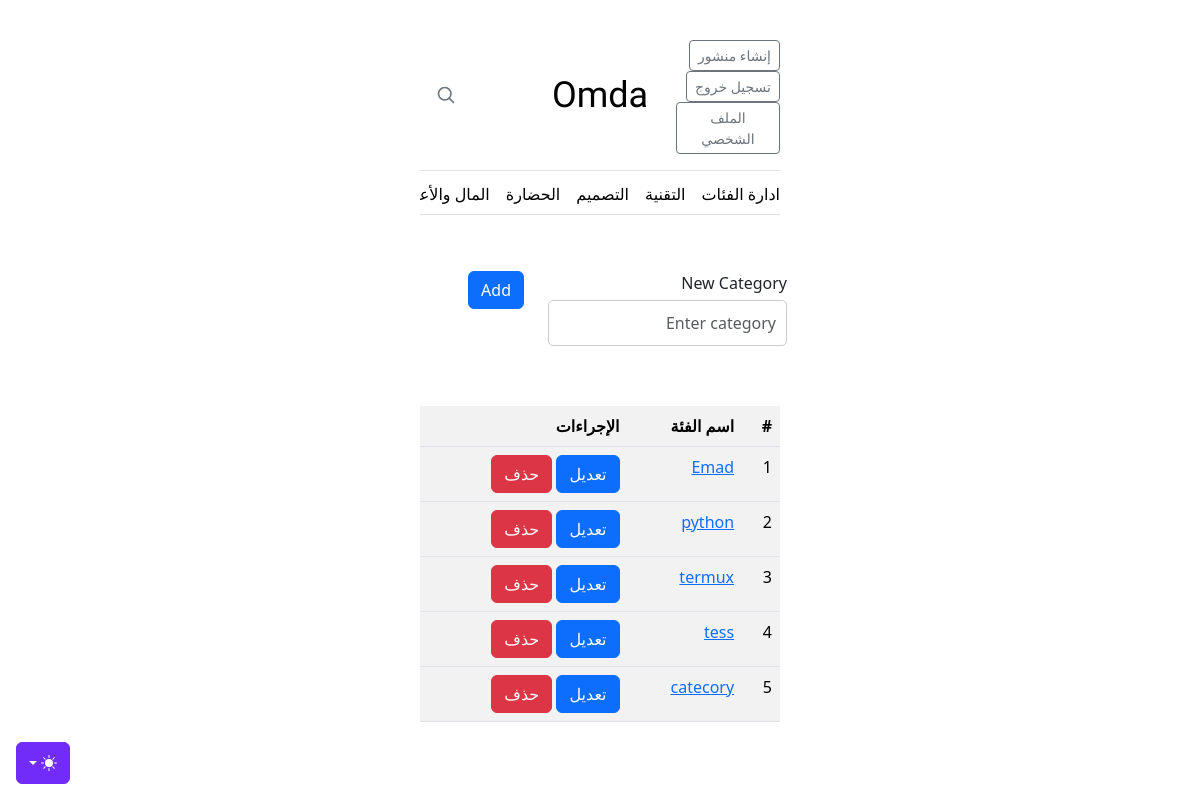
The page /category/manage (signed in) on the database its author committed.
### app/models.py (models this page shows, shortened)
class Category(db.Model):
    id = db.Column(db.Integer, primary_key=True)
    name = db.Column(db.String(30), unique=True)
    posts = db.relationship("Post", back_populates="category")

### app/viwes/fields.py (the view, shortened to what this page needs)
@fields.route("/category/manage", methods=["GET", "POST"])
@login_required
def manage_category():
    category = Category.query.all()
    form = CategoryForm()
    return render_template("fields/man_category.html", form=form, category=category)

### app/frames.py (shortened to what this page needs)
class CategoryForm(FlaskForm):
    name = StringField("Name", validators=[DataRequired(), Length(1, 30)])
    submit = SubmitField()

### app/viwes/fields.py (called while the page is built)
@login_manager.user_loader
def load_user(user_id):
    return User.query.get(int(user_id))

### app/templates/fields/man_category.html (shortened to what this page needs)
{% extends 'layout.html' %}
{% block content %}
<div class="container">
  <form method="POST" action="{{ url_for('fields.manage_category') }}">
    <div class="row">
      <div class="col-sm-8">
        <div class="form-group">
         <label >New Category</label>
      {{ form.name (class="form-control",placeholder="Enter category") }}
        </div>
      </div>
      <div class="col-sm-4">
        <button type="submit" class="btn btn-primary btn-block <button animation-button">Add</button>
      </div>
    </div>
  </form>
</div>
<div class="container">
  <div class="row">
    <div class="col">
     <table class="table table-striped"
        <thead>
          <tr>
            <th>#</th>
            <th>اسم الفئة</th>
            <th>الإجراءات</th>
          </tr>
{% for categ in category %}
        <tbody>
          <tr>
            <td>{{ categ.id}}</td>
            <td><a href="/category/{{ categ.name}}">{{ categ.name}}</a></td>
            <td>
                <a class="btn btn-primary" href="/category/{{categ.id}}/edit">تعديل</a>
              <a class="btn btn-danger" href="/category/{{categ.id}}/delete">حذف</a>
            </td>
          </tr>
        </tbody>
{% endfor %}
      </table>
    </div>
  </div>
</div>
{% endblock %}

### app/templates/fields/man_category.html (style rules this page uses)
.container { max-width: 400px; margin: 0 auto; padding: 20px; }
.form-group { margin-bottom: 20px; }
label { display: block; margin-bottom: 5px; }
input[type="text"] { width: 100%; padding: 10px; border-radius: 5px; border: 1px solid #ccc; }
button { padding: 20px 30px; background-color: #007bff; color: #fff; border: none; border-radius: 5px; cursor: pointer; }
.row { display: flex; align-items: left; }
.col-sm-8 { padding-right: 5px; }
.col-sm-4 { padding-left: 5px; }

### rows shown on the page
Category: id "1", name "Emad"
Category: id "2", name "python"
Category: id "3", name "termux"
Category: id "4", name "tess"
Category: id "5", name "catecory"
